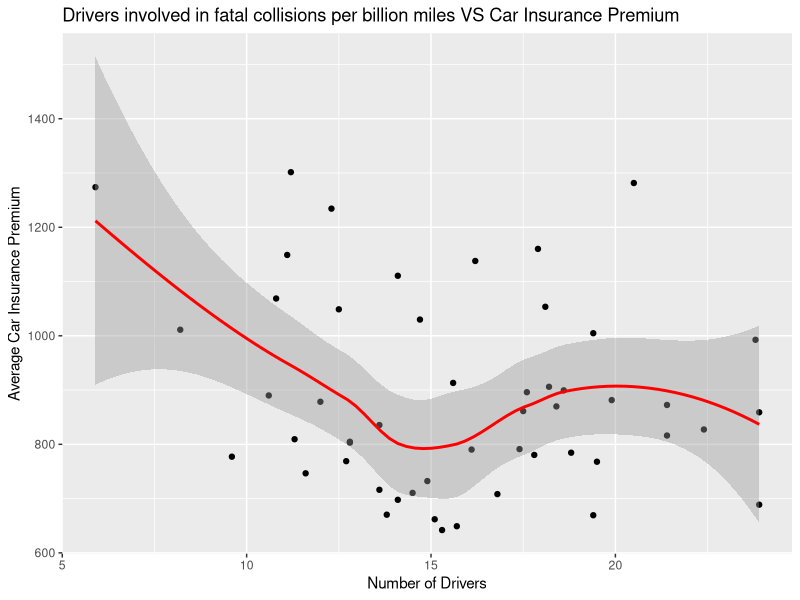
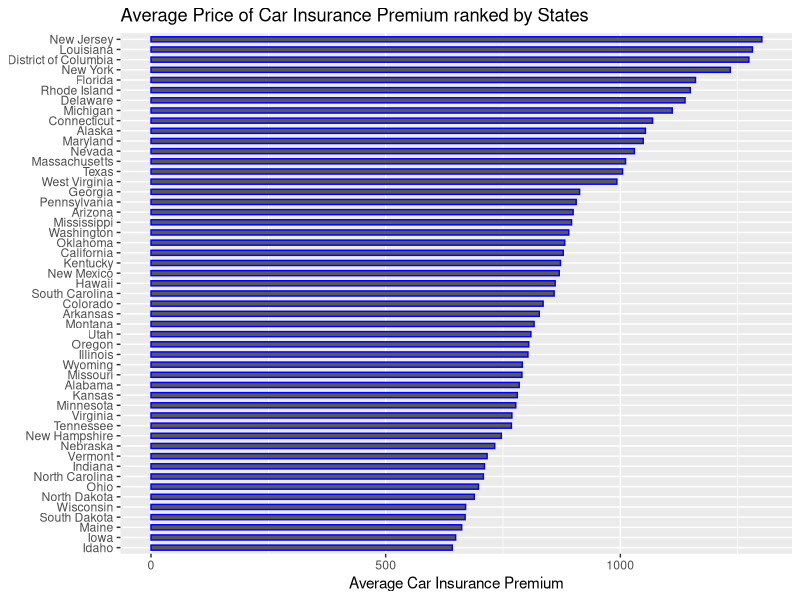
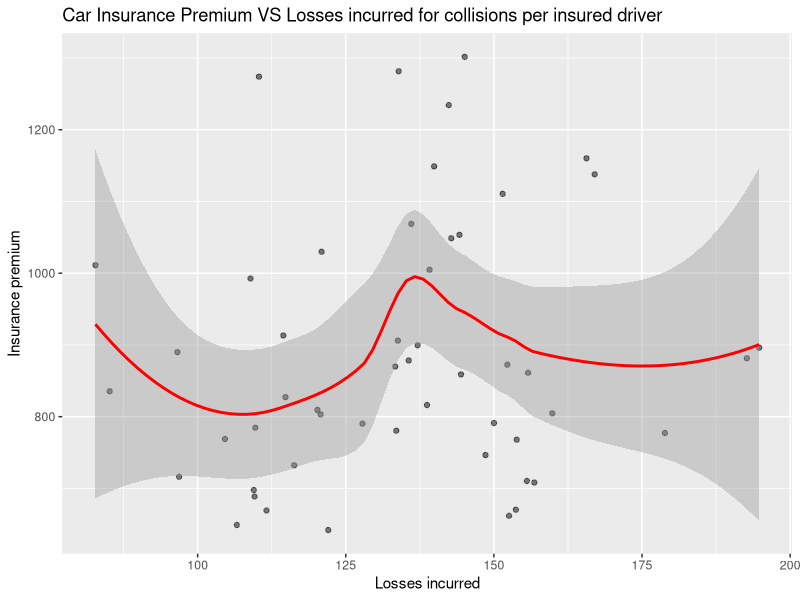

These charts were generated, in order, by the following R code:
## ---- chunk 1
knitr::opts_chunk$set(echo = TRUE)
library(dplyr)
library(ggplot2)
## ---- chunk 2
drivers <- read.csv("bad-drivers.csv", 
                    col.names = c("State", 
                                  "num_drivers_per_billion_miles", 
                                  "% _drivers_speeding",
                                  "%_drivers_alcohol_impaired", 
                                  "%_drivers_not_distracted", 
                                  "%_drivers_no_history",
                                  "car_insurance_premium", 
                                  "Losses_per_driver"))
## ---- chunk 3
ggplot(drivers, aes(x = num_drivers_per_billion_miles, y = car_insurance_premium)) + 
  geom_point() + 
  geom_smooth(color = "red", method = "loess", formula = y ~ x) + 
  labs(x = "Number of Drivers", y = "Average Car Insurance Premium", 
    title = "Drivers involved in fatal collisions per billion miles VS Car Insurance Premium")
## ---- chunk 4
ggplot(drivers, aes(x = reorder(State, car_insurance_premium), y = car_insurance_premium, width = 0.5)) + 
  geom_bar(stat = "identity", color = "blue") + 
  coord_flip() +
  labs(title = "Average Price of Car Insurance Premium ranked by States", y = "Average Car Insurance Premium", x = NULL)
## ---- chunk 5
ggplot(drivers, aes(Losses_per_driver, car_insurance_premium)) +
  geom_point(alpha = 0.5) +
  geom_smooth(color="red", method = "loess") + 
  labs(x = "Losses incurred", y = "Insurance premium",
       title = "Car Insurance Premium VS Losses incurred for collisions per insured driver")
